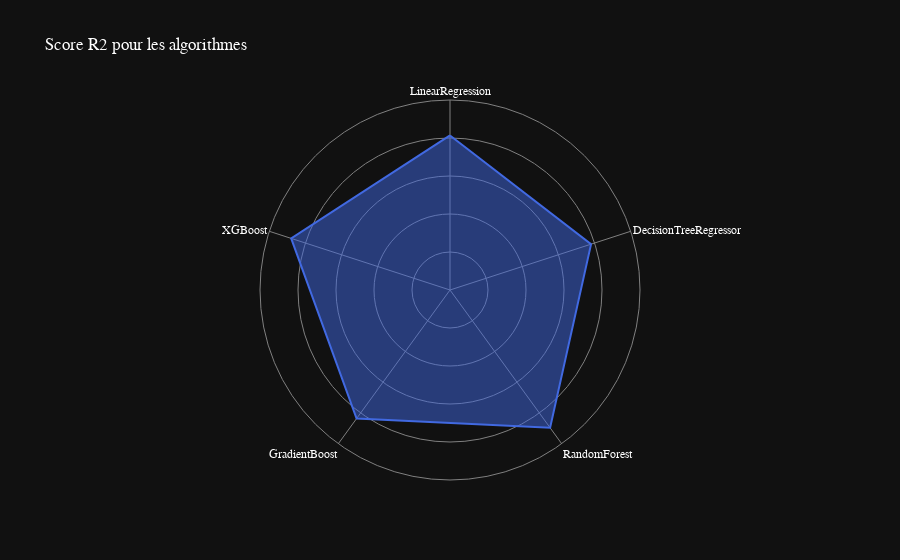

Source (notebook cell):
### Code cell
# affichage en spiderchart des scores r2 des algorithmes
data = [
    {'r': r2_linear, 'theta': 'LinearRegression'},
    {'r': r2_tree, 'theta': 'DecisionTreeRegressor'},
    {'r': r2_random_forest, 'theta': 'RandomForest'},
    {'r': r2_gradient, 'theta': 'GradientBoost'},
    {'r': r2_xgboost, 'theta': 'XGBoost'}
]
fig = px.line_polar(data, r='r', theta='theta',title="Score R2 pour les algorithmes", line_close=True, template='plotly_dark', color_discrete_sequence=['royalblue'])
fig.update_traces(fill='toself')
# change la police
fig.update_layout(
    font=dict(
        family="Optima",
        size=12,
        color="white"
    )
)
# Masquer la ligne représentant les valeurs de 0 à 5 sur l'axe radial
fig.update_layout(
    polar=dict(
        radialaxis=dict(
            showline=False, # masquer la ligne sur l'axe radial
            range=[0,1], # plage maximale de l'axe radial
            showticklabels=False
        )
    )
)

fig.update_layout(
    polar=dict(
        radialaxis=dict(gridcolor='gray', linecolor='gray'),
        angularaxis=dict(gridcolor='gray', linecolor='gray')
    )
)
fig.show()

### Figure 1 — Plotly figure (JSON) as saved in the notebook; plotly's stock layout.template omitted (floating-point values rounded to 4 significant figures)
{"data": [{"fill": "toself", "hovertemplate": "r=%{r}<br>theta=%{theta}<extra></extra>", "legendgroup": "", "line": {"color": "royalblue", "dash": "solid"}, "marker": {"symbol": "circle"}, "mode": "lines", "name": "", "r": [0.8135, 0.7806, 0.8964, 0.8365, 0.879, 0.8135], "showlegend": false, "subplot": "polar", "theta": ["LinearRegression", "DecisionTreeRegressor", "RandomForest", "GradientBoost", "XGBoost", "LinearRegression"], "type": "scatterpolar"}], "layout": {"font": {"color": "white", "family": "Optima", "size": 12}, "legend": {"tracegroupgap": 0}, "polar": {"angularaxis": {"direction": "clockwise", "gridcolor": "gray", "linecolor": "gray", "rotation": 90}, "domain": {"x": [0, 1], "y": [0, 1]}, "radialaxis": {"gridcolor": "gray", "linecolor": "gray", "range": [0, 1], "showline": false, "showticklabels": false}}, "title": {"text": "Score R2 pour les algorithmes"}}}
